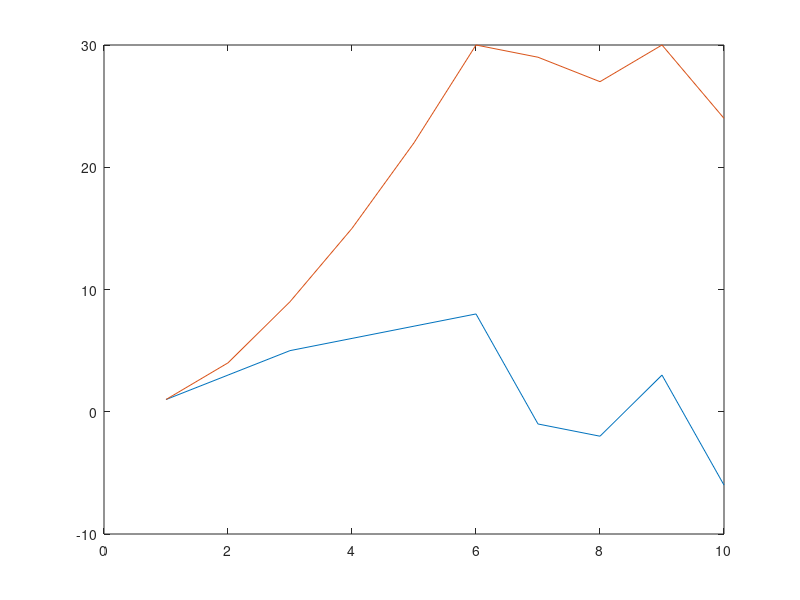

This figure's MATLAB source:
x = [1, 3, 5, 6, 7, 8, -1, -2, 3, -6];
l = length(x);
y = zeros(1, l);

for i = 1:l
    integral = sum(x(1:i));
    y(i) = integral;
end

plot(x);
hold on;
plot(y);
hold off;
